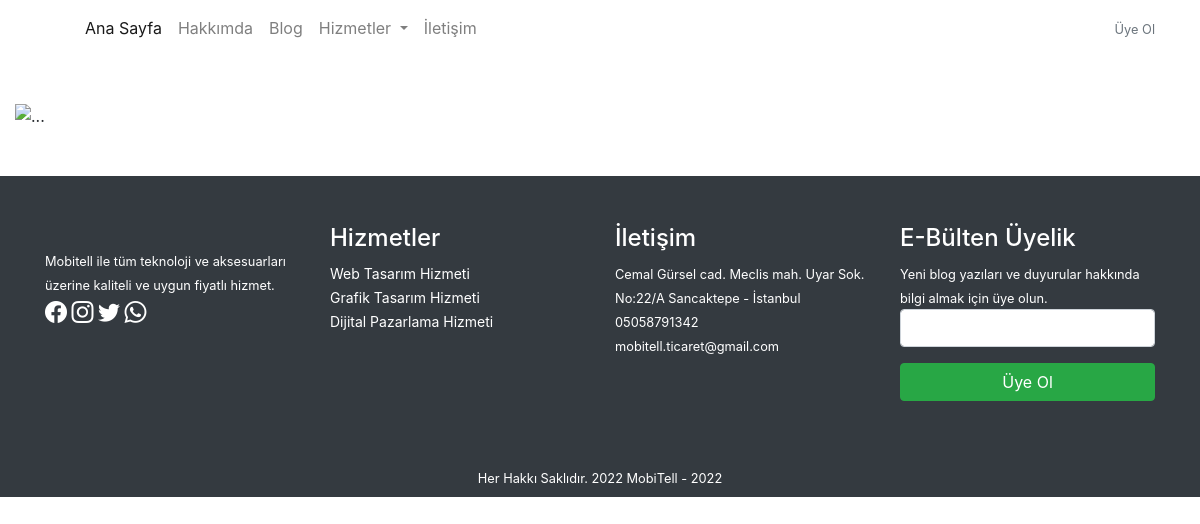
Page /slider.php on the committed database.
### tables this page shows
CREATE TABLE IF NOT EXISTS `ayarlar` (
  `id` int(11) NOT NULL AUTO_INCREMENT,
  `adres` varchar(200) NOT NULL,
  `telefon` varchar(15) NOT NULL,
  `email` varchar(100) NOT NULL,
  `harita` text NOT NULL,
  `tanitim` text NOT NULL,
  `logo` varchar(100) NOT NULL,
  `blogbanner` varchar(100) NOT NULL,
  `iletisimbanner` varchar(100) NOT NULL,
  `facebook` varchar(100) NOT NULL,
  `instagram` varchar(100) NOT NULL,
  `twitter` varchar(100) NOT NULL,
  `whatsapp` varchar(200) NOT NULL,
  `analitik` text NOT NULL,
  `konsol` text NOT NULL,
  `pixel` text NOT NULL,
  `copy` varchar(100) NOT NULL,
  PRIMARY KEY (`id`)
);

CREATE TABLE IF NOT EXISTS `sayfalar` (
  `id` int(11) NOT NULL AUTO_INCREMENT,
  `baslik` varchar(60) NOT NULL,
  `icerik` text NOT NULL,
  `meta` varchar(160) NOT NULL,
  `foto` varchar(100) NOT NULL,
  `durum` varchar(11) NOT NULL,
  `fotoalt` varchar(60) NOT NULL,
  `seotitle` varchar(60) NOT NULL,
  `tarih` varchar(11) NOT NULL,
  `sayfaturu` varchar(15) NOT NULL,
  `kategori` varchar(30) NOT NULL,
  PRIMARY KEY (`id`)
);

### slider.php (the view, shortened to what this page needs)
<?php require_once('header.php'); ?>
<section id="slider" class="py-5">
    <div class="container-fluid">
        <div class="row">
            <div class="col-12">
                <div id="carouselExampleCaptions" class="carousel slide" data-ride="carousel">
                    <ol class="carousel-indicators">
                        <li data-target="#carouselExampleCaptions" data-slide-to="0" class="active"></li>
                        <li data-target="#carouselExampleCaptions" data-slide-to="1"></li>
                        <li data-target="#carouselExampleCaptions" data-slide-to="2"></li>
                    </ol>
                    <div class="carousel-inner">
                        <div class="carousel-item active">
                            <img src="" class="d-block w-100" alt="...">
                            <div class="carousel-caption d-none d-md-block">
                            </div>
                        </div>
                    </div>
                    <button class="carousel-control-prev" type="button" data-target="#carouselExampleCaptions" data-slide="prev">
                        <span class="carousel-control-prev-icon" aria-hidden="true"></span>
                    </button>
                    <button class="carousel-control-next" type="button" data-target="#carouselExampleCaptions" data-slide="next">
                        <span class="carousel-control-next-icon" aria-hidden="true"></span>
                    </button>
                </div>
            </div>
        </div>
    </div>
</section>
<?php require_once('footer.php'); ?>

### footer.php (shortened to what this page needs)
<footer id="footer" class="bg-dark text-white">
  <div class="container">
    <div class="row py-5">
      <div class="col-md-3">
        <img src="<?php echo substr($logo, 3); ?>" alt=""><br>
        <small><?php echo $satir['tanitim']; ?></small> <br>
        <a href="<?php echo $satir['facebook']; ?>" target="_blank" style="font-size:22px;"><i class="bi bi-facebook"></i></a>
        <a href="<?php echo $satir['instagram']; ?>" target="_blank" style="font-size:22px;"><i class="bi bi-instagram"></i></a>
        <a href="<?php echo $satir['twitter']; ?>" target="_blank" style="font-size:22px;"><i class="bi bi-twitter"></i></a>
        <a href="<?php echo $satir['whatsapp']; ?>" target="_blank" style="font-size:22px;"><i class="bi bi-whatsapp"></i></a>
      </div>
      <div class="col-md-3">
        <h4>Hizmetler</h4>
        <?php
        $sorgu2 = $db->prepare("select * from sayfalar where sayfaturu = 'altsayfa' order by baslik desc");
        $sorgu2->execute();
        if ($sorgu2->rowCount()) {
          foreach ($sorgu2 as $satir2) {
            echo '<a href="samplepage.php?id=' . $satir2['id'] . '" style="font-size:14px;">' . $satir2['baslik'] . '</a><br>';
          }
        }
        ?>
      </div>
      <div class="col-md-3">
        <h4>İletişim</h4>
        <small><?php echo $satir['adres']; ?></small> <br>
        <small><?php echo $satir['telefon']; ?></small> <br>
        <small><?php echo $satir['email']; ?></small>
      </div>
      <div class="col-md-3">
        <h4>E-Bülten Üyelik</h4>
        <small>Yeni blog yazıları ve duyurular hakkında bilgi almak için üye olun.</small>
        <form method="post">
          <div class="form-group">
            <input type="email" name="ebulten" class="form-control">
          </div>
          <div class="form-group">
            <button type="submit" class="btn btn-success w-100" name="uyeolbuton">Üye Ol</button>
          </div>
        </form>
      </div>
    </div>
    <div class="row pb-2">
      <div class="col-12 text-white text-center">
        <small>
          <?php echo $satir['copy'] . ' - ' . date('Y'); ?>
        </small>
      </div>
    </div>
  </div>
</footer>
</body>
</html>

### css/style.css (style rules this page uses)
#footer a { color: #fff; }

### rows in the picture
ayarlar: tanitim "Mobitell ile tüm teknoloji ve aksesuarları üzerine kaliteli ve uygun fiyatlı hizmet.", adres "Cemal Gürsel cad. Meclis mah. Uyar Sok. No:22/A Sancaktepe - İstanbul", telefon "05058791342", email "mobitell.ticaret@gmail.com", copy "Her Hakkı Saklıdır. 2022 MobiTell"
sayfalar: baslik "Web Tasarım Hizmeti"
sayfalar: baslik "Grafik Tasarım Hizmeti"
sayfalar: baslik "Dijital Pazarlama Hizmeti"
